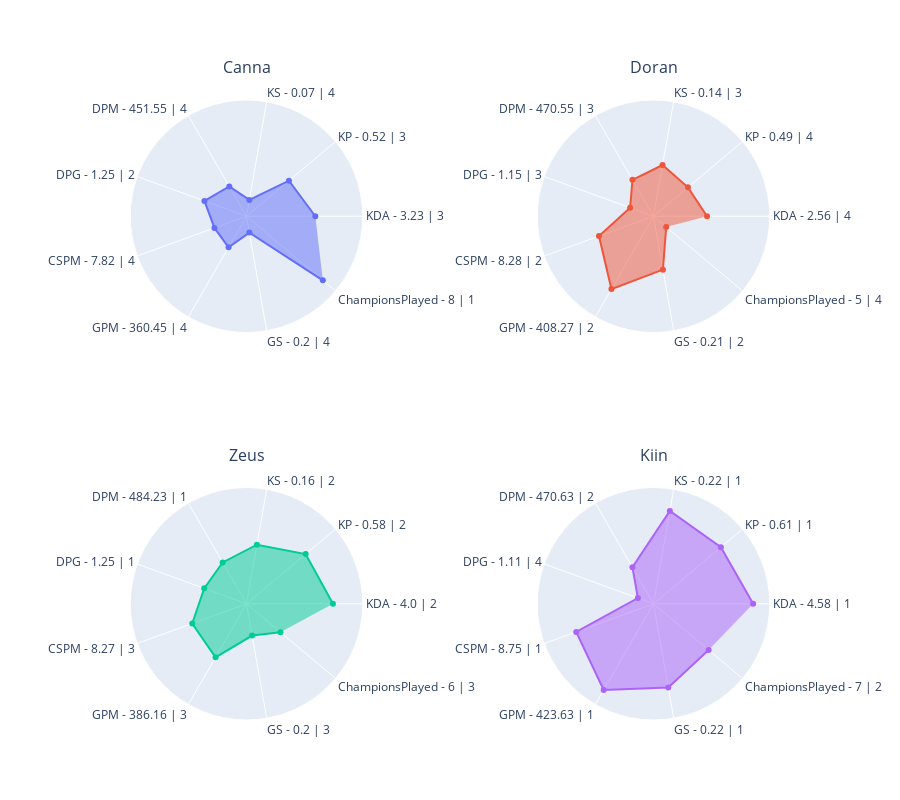

Notebook code cell kept with this figure:
### Code cell
df = target_players_stats.loc[target_players_stats['Position'] == positions[0]]
min_value, max_value = 0, 1

ROWS, COLUMNS = get_rows_columns(df, 2)

fig = get_fig_subplots(df, ROWS, COLUMNS)
for i, player_name in enumerate(df.index):
    _df = df.loc[player_name, columns]
    theta_list = get_theta_list(df, player_name, origin_columns)

    r, c = get_rc(i, COLUMNS)
    fig.add_trace(
        go.Scatterpolar(r=_df, theta=theta_list, fill="toself", name=player_name),
        row=r,
        col=c,
    )

fig.update_layout(
    height=400 * ROWS,
    showlegend=False,
    title=dict(y=1),
)
fig.update_annotations(yshift=20)
fig.update_polars(
    radialaxis=dict(range=[min_value - 0.2, max_value + 0.2], visible=False)
)
fig.show()

### Figure 1 — Plotly figure (JSON) as saved in the notebook; plotly's stock layout.template omitted (floating-point values rounded to 4 significant figures)
{"data": [{"fill": "toself", "name": "Canna", "r": [0.6288, 0.4672, 0, 0.2141, 0.3391, 0.2107, 0.2325, 0, 1], "subplot": "polar", "theta": ["KDA - 3.23 | 3", "KP - 0.52 | 3", "KS - 0.07 | 4", "DPM - 451.55 | 4", "DPG - 1.25 | 2", "CSPM - 7.82 | 4", "GPM - 360.45 | 4", "GS - 0.2 | 4", "ChampionsPlayed - 8 | 1"], "type": "scatterpolar"}, {"fill": "toself", "name": "Doran", "r": [0.4443, 0.3414, 0.4266, 0.3071, 0.09956, 0.4987, 0.8133, 0.4531, 0], "subplot": "polar2", "theta": ["KDA - 2.56 | 4", "KP - 0.49 | 4", "KS - 0.14 | 3", "DPM - 470.55 | 3", "DPG - 1.15 | 3", "CSPM - 8.28 | 2", "GPM - 408.27 | 2", "GS - 0.21 | 2", "ChampionsPlayed - 5 | 4"], "type": "scatterpolar"}, {"fill": "toself", "name": "Zeus", "r": [0.841, 0.73, 0.522, 0.3741, 0.342, 0.4954, 0.5448, 0.189, 0.3333], "subplot": "polar3", "theta": ["KDA - 4.0 | 2", "KP - 0.58 | 2", "KS - 0.16 | 2", "DPM - 484.23 | 1", "DPG - 1.25 | 1", "CSPM - 8.27 | 3", "GPM - 386.16 | 3", "GS - 0.2 | 3", "ChampionsPlayed - 6 | 3"], "type": "scatterpolar"}, {"fill": "toself", "name": "Kiin", "r": [1, 0.8597, 0.9343, 0.3075, 0, 0.7908, 1, 0.8252, 0.6667], "subplot": "polar4", "theta": ["KDA - 4.58 | 1", "KP - 0.61 | 1", "KS - 0.22 | 1", "DPM - 470.63 | 2", "DPG - 1.11 | 4", "CSPM - 8.75 | 1", "GPM - 423.63 | 1", "GS - 0.22 | 1", "ChampionsPlayed - 7 | 2"], "type": "scatterpolar"}], "layout": {"annotations": [{"font": {"size": 16}, "showarrow": false, "text": "Canna", "x": 0.225, "xanchor": "center", "xref": "paper", "y": 1, "yanchor": "bottom", "yref": "paper", "yshift": 20}, {"font": {"size": 16}, "showarrow": false, "text": "Doran", "x": 0.775, "xanchor": "center", "xref": "paper", "y": 1, "yanchor": "bottom", "yref": "paper", "yshift": 20}, {"font": {"size": 16}, "showarrow": false, "text": "Zeus", "x": 0.225, "xanchor": "center", "xref": "paper", "y": 0.375, "yanchor": "bottom", "yref": "paper", "yshift": 20}, {"font": {"size": 16}, "showarrow": false, "text": "Kiin", "x": 0.775, "xanchor": "center", "xref": "paper", "y": 0.375, "yanchor": "bottom", "yref": "paper", "yshift": 20}], "height": 800, "polar": {"domain": {"x": [0, 0.45], "y": [0.625, 1]}, "radialaxis": {"range": [-0.2, 1.2], "visible": false}}, "polar2": {"domain": {"x": [0.55, 1], "y": [0.625, 1]}, "radialaxis": {"range": [-0.2, 1.2], "visible": false}}, "polar3": {"domain": {"x": [0, 0.45], "y": [0, 0.375]}, "radialaxis": {"range": [-0.2, 1.2], "visible": false}}, "polar4": {"domain": {"x": [0.55, 1], "y": [0, 0.375]}, "radialaxis": {"range": [-0.2, 1.2], "visible": false}}, "showlegend": false, "title": {"y": 1}}}
